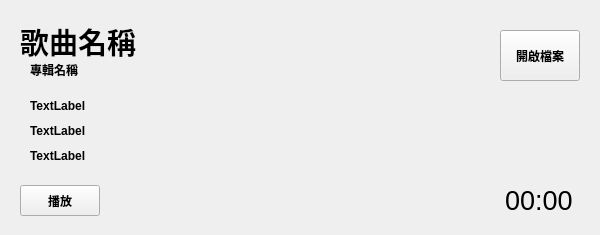
<?xml version="1.0" encoding="UTF-8"?>
<ui version="4.0">
 <class>MainWindow</class>
 <widget class="QMainWindow" name="MainWindow">
  <property name="geometry">
   <rect>
    <x>0</x>
    <y>0</y>
    <width>600</width>
    <height>235</height>
   </rect>
  </property>
  <property name="sizePolicy">
   <sizepolicy hsizetype="Fixed" vsizetype="Fixed">
    <horstretch>0</horstretch>
    <verstretch>0</verstretch>
   </sizepolicy>
  </property>
  <property name="minimumSize">
   <size>
    <width>600</width>
    <height>235</height>
   </size>
  </property>
  <property name="baseSize">
   <size>
    <width>600</width>
    <height>235</height>
   </size>
  </property>
  <property name="font">
   <font>
    <family>Microsoft JhengHei UI</family>
    <weight>75</weight>
    <bold>true</bold>
   </font>
  </property>
  <property name="windowTitle">
   <string>娛樂用音樂撥放器</string>
  </property>
  <property name="autoFillBackground">
   <bool>false</bool>
  </property>
  <property name="locale">
   <locale language="Chinese" country="Taiwan"/>
  </property>
  <property name="animated">
   <bool>true</bool>
  </property>
  <widget class="QWidget" name="centralWidget">
   <widget class="QLabel" name="SongTitleLabel">
    <property name="geometry">
     <rect>
      <x>20</x>
      <y>20</y>
      <width>421</width>
      <height>41</height>
     </rect>
    </property>
    <property name="font">
     <font>
      <pointsize>22</pointsize>
     </font>
    </property>
    <property name="text">
     <string>&lt;html&gt;&lt;head/&gt;&lt;body&gt;&lt;p&gt;歌曲名稱&lt;/p&gt;&lt;/body&gt;&lt;/html&gt;</string>
    </property>
   </widget>
   <widget class="QLabel" name="SongAlbumLabel">
    <property name="geometry">
     <rect>
      <x>30</x>
      <y>60</y>
      <width>411</width>
      <height>20</height>
     </rect>
    </property>
    <property name="text">
     <string>&lt;html&gt;&lt;head/&gt;&lt;body&gt;&lt;p&gt;專輯名稱&lt;/p&gt;&lt;/body&gt;&lt;/html&gt;</string>
    </property>
   </widget>
   <widget class="QPushButton" name="OpenFileButton">
    <property name="geometry">
     <rect>
      <x>500</x>
      <y>30</y>
      <width>80</width>
      <height>51</height>
     </rect>
    </property>
    <property name="text">
     <string>開啟檔案</string>
    </property>
   </widget>
   <widget class="QPushButton" name="PlayControlButton">
    <property name="geometry">
     <rect>
      <x>20</x>
      <y>185</y>
      <width>80</width>
      <height>31</height>
     </rect>
    </property>
    <property name="text">
     <string>播放</string>
    </property>
   </widget>
   <widget class="QLabel" name="TimerLabel">
    <property name="geometry">
     <rect>
      <x>505</x>
      <y>185</y>
      <width>81</width>
      <height>31</height>
     </rect>
    </property>
    <property name="font">
     <font>
      <pointsize>20</pointsize>
      <weight>50</weight>
      <bold>false</bold>
     </font>
    </property>
    <property name="text">
     <string>00:00</string>
    </property>
   </widget>
   <widget class="QLabel" name="LyricLabel0">
    <property name="geometry">
     <rect>
      <x>30</x>
      <y>100</y>
      <width>500</width>
      <height>12</height>
     </rect>
    </property>
    <property name="text">
     <string>TextLabel</string>
    </property>
   </widget>
   <widget class="QLabel" name="LyricLabel1">
    <property name="geometry">
     <rect>
      <x>30</x>
      <y>125</y>
      <width>500</width>
      <height>12</height>
     </rect>
    </property>
    <property name="text">
     <string>TextLabel</string>
    </property>
   </widget>
   <widget class="QLabel" name="LyricLabel2">
    <property name="geometry">
     <rect>
      <x>30</x>
      <y>150</y>
      <width>500</width>
      <height>12</height>
     </rect>
    </property>
    <property name="text">
     <string>TextLabel</string>
    </property>
   </widget>
  </widget>
 </widget>
 <layoutdefault spacing="6" margin="11"/>
 <resources/>
 <connections/>
</ui>
